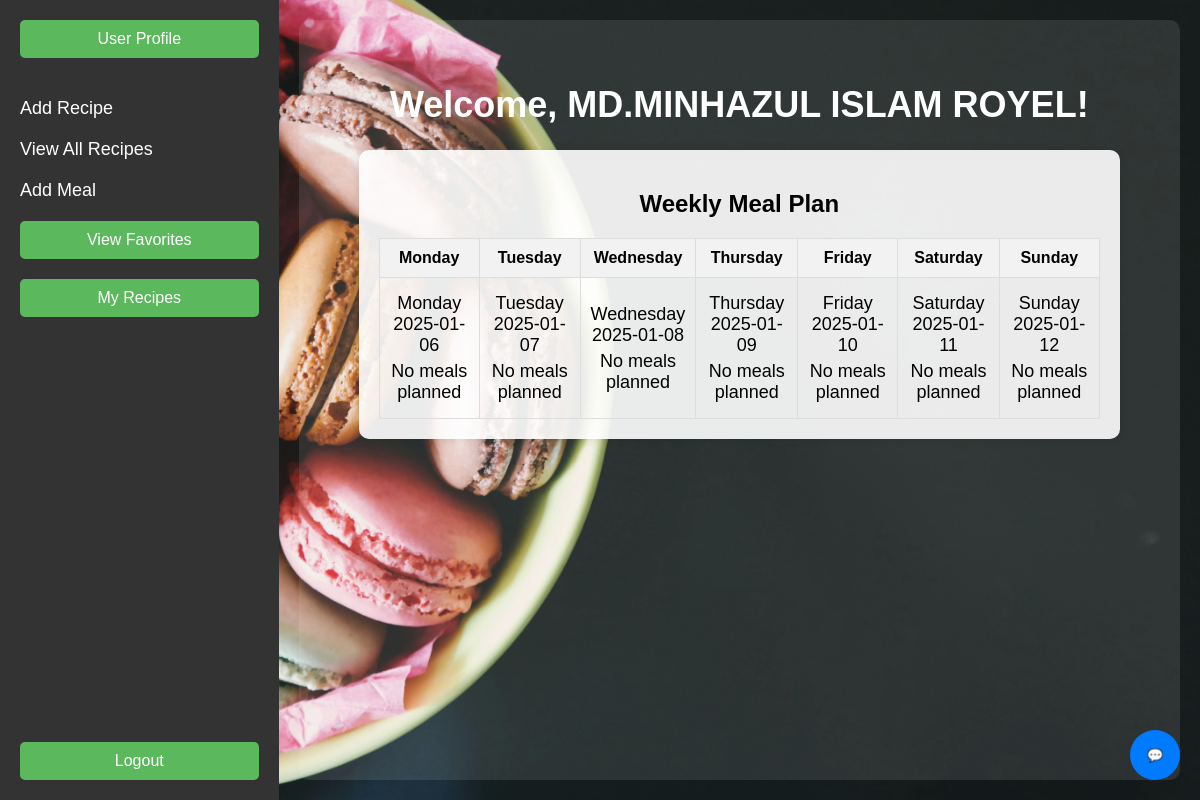
/dashboard (signed in), run on an earlier commit of the app's database.
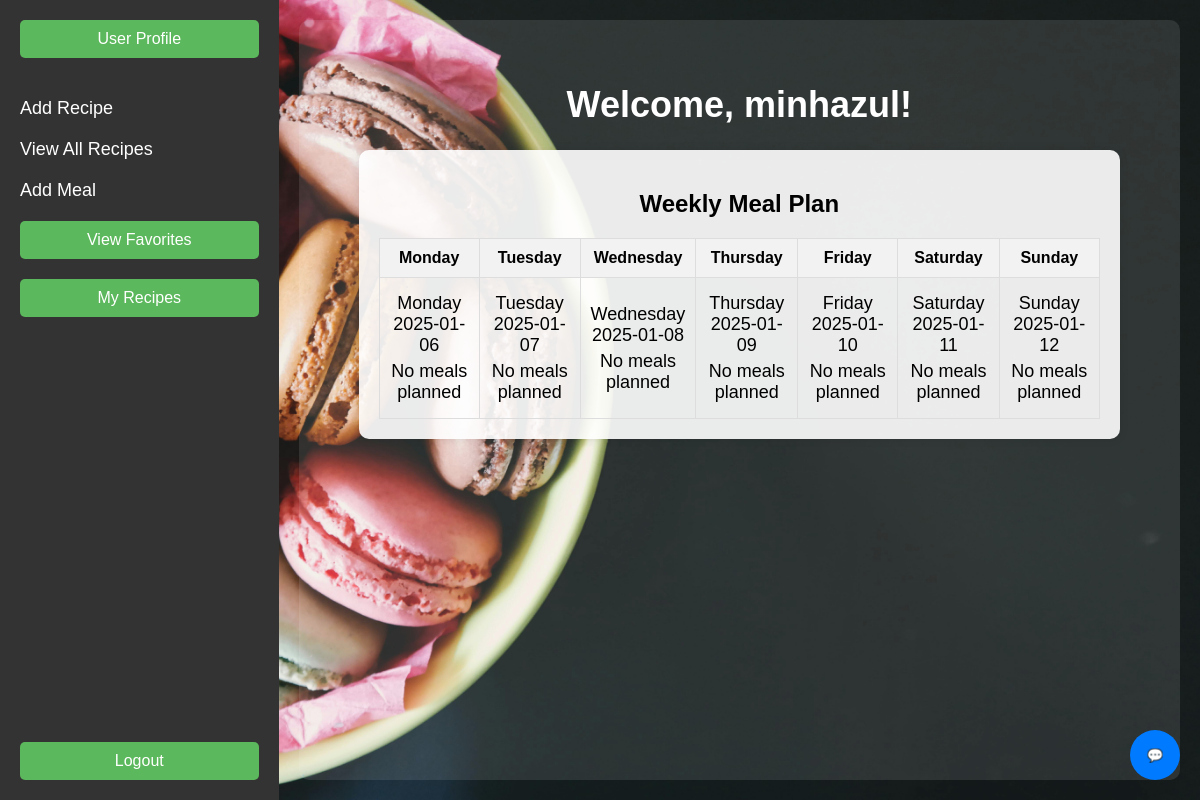
And on a later commit of the database.
### MyChef/models.py (models this page shows)
class User(db.Model, UserMixin):
    id = db.Column(db.Integer, primary_key=True)
    email = db.Column(db.String(150), unique=True, nullable=False)
    first_name = db.Column(db.String(150), nullable=False)
    password = db.Column(db.String(150), nullable=False)
    date_created = db.Column(db.DateTime(timezone=True), default=func.now())
    profile_picture = db.Column(db.String(150), nullable=True, default="default.png")
    allergies = db.Column(db.String(150), nullable=True)
    diet_preference = db.Column(db.String(50), nullable=True)
    health_issues = db.Column(db.String(150), nullable=True)
    meal_plans = db.relationship('MealPlan', back_populates='user')
    recipes = db.relationship('Recipe', back_populates='user')

### MyChef/views.py (the view)
@views.route('/dashboard')
@login_required
def user_dashboard():
    today = datetime.today()
    start_of_week = today - timedelta(days=today.weekday())
    meal_plans = MealPlan.query.filter_by(user_id=current_user.id).all()
    weekly_meals = [
        {
            'day': start_of_week + timedelta(days=day),
            'meals': [meal for meal in meal_plans if meal.date == (start_of_week + timedelta(days=day)).date()]
        }
        for day in range(7)
    ]
    return render_template('dashboard.html', weekly_meals=weekly_meals, start_of_week=start_of_week)

### MyChef/__init__.py (called while the page is built)
def create_app():
    app = Flask(__name__)
    app.config['SECRET_KEY'] = 'ishannnnnnnnnnnnnn'  # Secret key for sessions
    app.config['SQLALCHEMY_DATABASE_URI'] = f'sqlite:///{DB_NAME}'  # SQLite database URI
    app.config['SQLALCHEMY_TRACK_MODIFICATIONS'] = False  # Disable modification tracking to save resources
    db.init_app(app)
    migrate.init_app(app, db)
    from .views import views
    from .auth import auth
    app.register_blueprint(views, url_prefix='/')
    app.register_blueprint(auth, url_prefix='/')
    login_manager = LoginManager()
    login_manager.login_view = 'auth.login'  # Redirect to login page if not logged in
    login_manager.init_app(app)
    from .models import User  # Import inside the function to avoid circular import
    @login_manager.user_loader
    def load_user(id):
        return User.query.get(int(id))
    create_database(app)
    return app

### MyChef/templates/dashboard.html (shortened to what this page needs)
<!DOCTYPE html>
<html lang="en">
<head>
  <link rel="stylesheet" href="{{ url_for('static', filename='css/dashboard.css') }}">
</head>
<body>
  {% include 'chatbot.html' %}
  <div class="container">
    <div class="sidebar">
      <div class="profile-btn">
        <a href="{{ url_for('auth.edit_profile') }}">
          <button class="btn">User Profile</button>
        </a>
      </div>
      <div class="menu">
        <ul>
          <li><a href="{{ url_for('views.add_recipe') }}">Add Recipe</a></li>
          <li><a href="{{ url_for('views.recipes') }}">View All Recipes</a></li>
          <li><a href="{{ url_for('views.add_meal') }}">Add Meal</a></li>
          <li><a href="{{ url_for('views.favorites') }}">
            <button class="btn">View Favorites</button>
          </a></li>
          <li>
            <a href="{{ url_for('views.my_recipes') }}">
                <button class="btn">My Recipes</button>
            </a>
          </li>
        </ul>
      </div>
      <div class="logout-btn">
        <a href="{{ url_for('auth.logout') }}">
          <button class="btn">Logout</button>
        </a>
      </div>
    </div>
    <div class="main-content">
      <h1>Welcome, {{ current_user.first_name }}!</h1>
      <div class="meal-plan-box">
        <h2>Weekly Meal Plan</h2>
        <div class="calendar">
          <table>
            <tr>
              <th>Monday</th>
              <th>Tuesday</th>
              <th>Wednesday</th>
              <th>Thursday</th>
              <th>Friday</th>
              <th>Saturday</th>
              <th>Sunday</th>
            </tr>
            <tr>
              {% for day_info in weekly_meals %}
              <td>
                <p>{{ day_info.day.strftime('%A') }}<br>{{ day_info.day.strftime('%Y-%m-%d') }}</p>
                {% if day_info.meals %}
                  {% for meal in day_info.meals %}
                    <div class="meal-box">
                      <p>
                        <a href="{{ url_for('views.recipe_details', recipe_id=meal.recipe.id) }}">
                          {{ meal.recipe.name }}
                        </a>
                      </p>
                      <button onclick="removeMeal({{ meal.id }}, '{{ day_info.day.strftime('%Y-%m-%d') }}')">Remove</button>
                      <button onclick="replaceMeal({{ meal.id }}, '{{ day_info.day.strftime('%Y-%m-%d') }}')">Replace</button>
                    </div>
                  {% endfor %}
                {% else %}
                  <p>No meals planned</p>
                {% endif %}
              </td>
              {% endfor %}
            </tr>
          </table>
        </div>
      </div>
    </div>
  </div>
</body>
</html>

What changed in the data, as far as the page shows it:
changed User: first_name "MD.MINHAZUL ISLAM ROYEL" → "minhazul"
